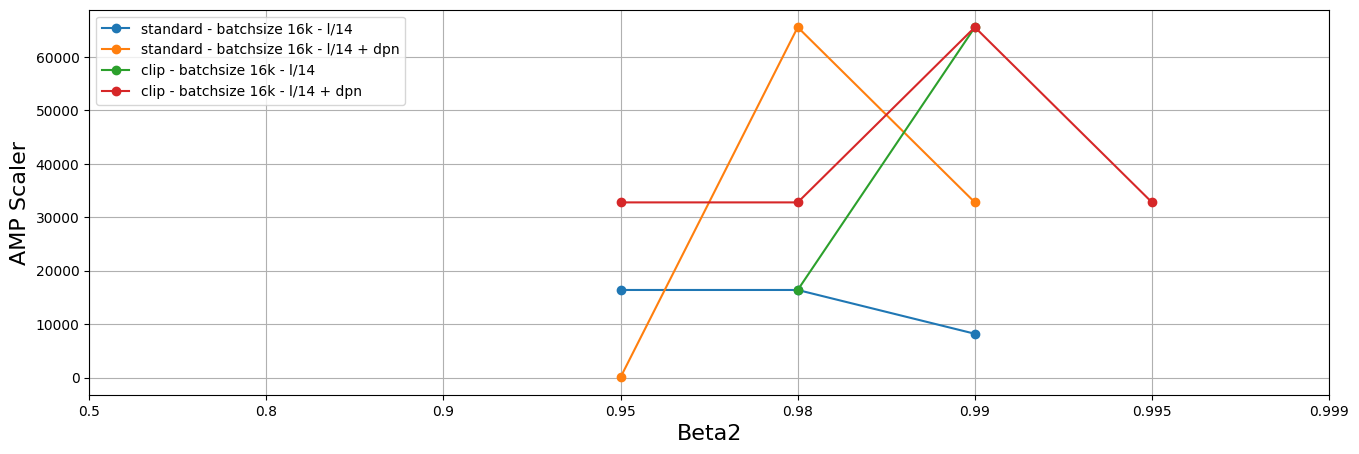

Here is the Python script that generated this plot:
import matplotlib.pyplot as plt
import pandas as pd
import numpy as np
import os

# from mpl_toolkits.axes_grid1.inset_locator import zoomed_inset_axes, mark_inset
# from mpl_toolkits.axes_grid1.anchored_artists import AnchoredSizeBar


modules = [
    # 'module.positional_embedding',
    # 'module.text_projection',
    # 'module.logit_scale',
    # 'module.visual.class_embedding',
    # 'module.visual.positional_embedding',
    # 'module.visual.proj',
    # 'module.visual.conv1.weight',
    # 'module.visual.conv1.weight',
    # 'module.visual.conv1.weight',
    # 'module.visual.ln_pre.weight',
    # 'module.visual.ln_pre.bias',
    # 'module.visual.transformer.resblocks.0.ln_1.weight',
    # 'module.visual.transformer.resblocks.0.ln_1.bias',
    # 'module.visual.transformer.resblocks.0.attn.in_proj_weight',
    # 'module.visual.transformer.resblocks.0.attn.in_proj_bias',
    # 'module.visual.transformer.resblocks.0.attn.out_proj.weight',
    # 'module.visual.transformer.resblocks.0.attn.out_proj.bias',
    # 'module.visual.transformer.resblocks.0.ln_2.weight',
    # 'module.visual.transformer.resblocks.0.ln_2.bias',
    # 'module.visual.transformer.resblocks.0.mlp.c_fc.weight',
    # 'module.visual.transformer.resblocks.0.mlp.c_fc.bias',
    # 'module.visual.transformer.resblocks.0.mlp.c_proj.weight',
    # 'module.visual.transformer.resblocks.0.mlp.c_proj.bias',
    # 'module.visual.transformer.resblocks.10.ln_1.weight',
    # 'module.visual.transformer.resblocks.10.ln_1.bias',
    # 'module.visual.transformer.resblocks.10.attn.in_proj_weight',
    # 'module.visual.transformer.resblocks.10.attn.in_proj_bias',
    # 'module.visual.transformer.resblocks.10.attn.out_proj.weight',
    # 'module.visual.transformer.resblocks.10.attn.out_proj.bias',
    # 'module.visual.transformer.resblocks.10.ln_2.weight',
    # 'module.visual.transformer.resblocks.10.ln_2.bias',
    # 'module.visual.transformer.resblocks.10.mlp.c_fc.weight',
    # 'module.visual.transformer.resblocks.10.mlp.c_fc.bias',
    # 'module.visual.transformer.resblocks.10.mlp.c_proj.weight',
    # 'module.visual.transformer.resblocks.10.mlp.c_proj.bias',
    # 'module.visual.ln_post.weight',
    # 'module.visual.ln_post.bias',
    # 'module.token_embedding.weight',
    # 'module.ln_final.bias',
    # 'module.ln_final.weight',
]
cmap=plt.get_cmap('cool')
def get_metrics(filename):
    if not os.path.exists(filename):
        return -1
    f = open(filename, "r")
    c = f.read()
    good =[l for l in c.split("\n") if "imagenet-zero" in l]
    if len(good) != 1:
        return -1
    top5 = float(good[0].split("\t")[1].split(" ")[-1])
    top1 = float(good[0].split("\t")[0].split(" ")[-1])
    return top1

def proc(df, lim):
    df.drop(df[df[0] == 0].index[1:], axis=0, inplace=True)
    df.drop_duplicates(0, keep='last', inplace=True)
    if lim > 0:
        df = df[df[0] < lim]
    return df
if __name__ == '__main__':
    kernel_size = 40
    min_loss = 14
    max_scaler = 1
    log_level = 1  #+ len(modules)

    # NOTE: LOOK AT FEATURE STDDEV!

    file_list = []
    bsz = 4096*4
    file_list = [
        (f'customadamw-ViT-B-32-{bsz}-2e-3-0.8-v0', 0.8, cmap(1.), -1),
        (f'customadamw-ViT-B-32-{bsz}-2e-3-0.9-v0', 0.9, cmap(0.5), -1),
        (f'customadamw-ViT-B-32-{bsz}-2e-3-0.99-v0', 0.99, cmap(1.), -1),
    ]

    fig, axlist = plt.subplots(log_level, 1, figsize=(16, 5 * log_level))
    if log_level == 1:
        axlist = [axlist]

    axlabels = []

    #axins2 = zoomed_inset_axes(axlist[0], zoom=3, bbox_to_anchor=(1, 1))
    ax = axlist[-1]    

    for template, name, color in [

        (f'customadamw-amp-ViT-H-14-{16384}-2e-3-' + '{}-v1', 'standard - batchsize 16k - l/14', 'C0'),
        (f'customadamw-amp-ViTDP-H-14-{16384}-2e-3-' + '{}-v1', 'standard - batchsize 16k - l/14 + dpn', 'C1'),
        (f'clipadamw-amp-ViT-H-14-{16384}-2e-3-' + '{}-v1', 'clip - batchsize 16k - l/14', 'C2'),
        (f'clipadamw-amp-ViTDP-H-14-{16384}-2e-3-' + '{}-v1', 'clip - batchsize 16k - l/14 + dpn', 'C3'),


        # (f'customadamw-ViT-H-14-{16384}-2e-3-' + '{}-v1', 'standard - batchsize 16k - l/14', 'C0'),
        # (f'customadamw-ViTDP-H-14-{16384}-2e-3-' + '{}-v1', 'standard - batchsize 16k - l/14 + dpn', 'C1'),
        # (f'clipadamw-ViT-H-14-{16384}-2e-3-' + '{}-v1', 'clip - batchsize 16k - l/14', 'C2'),
        # (f'clipadamw-ViTDP-H-14-{16384}-2e-3-' + '{}-v1', 'clip - batchsize 16k - l/14 + dpn', 'C3'),


        # (f'customadamw-amp-ViT-L-14-{16384}-2e-3-' + '{}-v1', 'standard - batchsize 16k - l/14', 'C0'),
        # (f'customadamw-amp-ViTDP-L-14-{16384}-2e-3-' + '{}-v1', 'standard - batchsize 16k - l/14 + dpn', 'C1'),
        # (f'clipadamw-amp-ViT-L-14-{16384}-2e-3-' + '{}-v1', 'clip - batchsize 16k - l/14', 'C2'),
        # (f'clipadamw-amp-ViTDP-L-14-{16384}-2e-3-' + '{}-v1', 'clip - batchsize 16k - l/14 + dpn', 'C3'),


        # (f'customadamw-ViT-L-14-{16384}-2e-3-' + '{}-v1', 'standard - batchsize 16k - l/14', 'C0'),
        # (f'customadamw-ViTDP-L-14-{16384}-2e-3-' + '{}-v1', 'standard - batchsize 16k - l/14 + dpn', 'C1'),
        # (f'clipadamw-ViT-L-14-{16384}-2e-3-' + '{}-v1', 'clip - batchsize 16k - l/14', 'C2'),
        # (f'clipadamw-ViTDP-L-14-{16384}-2e-3-' + '{}-v1', 'clip - batchsize 16k - l/14 + dpn', 'C3'),


        # (f'customadamw-ViT-B-32-{16384}-2e-3-' + '{}-v0', 'standard - batchsize 16k - b/32', 'C0'),
        # (f'customadamw-ViTDP-B-32-{16384}-2e-3-' + '{}-v0', 'standard - batchsize 16k - b/32 + dpn', 'C1'),
        # (f'clipadamw-ViT-B-32-{16384}-2e-3-' + '{}-v0', 'clip - batchsize 16k - b/32', 'C2'),
        # (f'clipadamw-ViTDP-B-32-{16384}-2e-3-' + '{}-v0', 'clip - batchsize 16k - b/32 + dpn', 'C3'),

        # (f'customadamw-ViT-B-32-{16384}-1e-3-' + '{}-v0', 'standard - batchsize 16k - lr 1e-3', 'C1'),
        # (f'customadamw-ViT-B-32-{16384}-5e-4-' + '{}-v0', 'standard - batchsize 16k - lr 5e-4', 'C2'),
        #(f'customadamw-ViT-B-32-{16384*4*4}-2e-3-' + '{}-v0', 'standard - batchsize 64k', 'C1')
        #(f'clipadamw-ViT-B-32-{16384}-2e-3-' + '{}-v0', 'clipping - batchsize 64k', 'C2'),
        #(f'customadamw-ViTDP-B-32-{16384*4}-2e-3-' + '{}-v0', 'patchnorm - batchsize 64k', 'C3'),
        # (f'customadamw-0.95-ViT-B-32-{16384}-2e-3-' + '{}-v0', 'momentum 0.95 - batchsize 16k', 'C4'),
        # (f'customadamw-0.98-ViT-B-32-{16384}-2e-3-' + '{}-v0', 'momentum 0.98 - batchsize 16k', 'C5'),
        # (f'customadamw-0.99-ViT-B-32-{16384}-2e-3-' + '{}-v0', 'momentum 0.99 - batchsize 16k', 'C6'),
        #(f'customadamw0.99-ViT-B-32-{16384}-2e-3-' + '{}-v0', 'standard - batchsize 16k', 'C7'),
        #(f'customadamw-gradclip2-ViT-B-32-16384-2e-3-' + '{}-v0', 'gc - batchsize 16k', 'C1'),
    ]:
            
        xs, ys, ysmin = [], [], []
        allb2s = [0.5, 0.8, 0.9, 0.95, 0.98, 0.99, 0.995, 0.999]
        for j, beta2 in enumerate(allb2s):
            fname = f'/fsx/home-mitchellw/experimetns/opt/{template.format(beta2)}/data/0/amp.csv'

            if not os.path.exists(fname):
                continue
            df = pd.read_csv(fname, names=list(range(2)))
            if len(df) == 0:
                continue
            top1 = df[1].values[-1]
            top1min = df[1].min()

            if top1 > 0:
                xs.append(j)
                ys.append(top1)
                ysmin.append(top1min)
        
        # mean_ys = np.mean(ys)
        # ax.plot(xs, [y - mean_ys for y in ys], marker='o', color=color, label=name)
        ax.plot(xs, ys, marker='o', color=color, label=name)
        #ax.plot(xs, ysmin, marker='o', color=color, label=name, linestyle='--')

    ax.set_xticks([j for j, _ in enumerate(allb2s)])
    ax.set_xticklabels(allb2s)
    ax.set_xlabel('Beta2', fontsize=16)
    ax.set_ylabel('AMP Scaler', fontsize=16)
    ax.legend()
    ax.grid()


    plt.savefig('/admin/home-mitchellw/forks/open_clip_fork/plots/just_amp.png', bbox_inches='tight')



"""

0    stepd,
1    p.pow(2).mean().item(), #'weight_means'
2    p.pow(2).std().item(), # 'weight_std'
3    p.pow(2).max().item(), # 'weight_max'
4    p.grad.pow(2).mean().item(), #'grad sq mean'
5    p.grad.pow(2).std().item(), # 'grad sq std'
6    p.grad.pow(2).max().item(), # 'grad sq max'
7    optimizer.state[p]['exp_avg'].pow(2).mean().item(), #'v_means'
8    optimizer.state[p]['exp_avg'].pow(2).std().item(), # 'v_std'
9    optimizer.state[p]['exp_avg'].pow(2).max().item(), # 'v_max'
10    optimizer.state[p]['exp_avg_sq'].mean().item(), #'u_means'
11    optimizer.state[p]['exp_avg_sq'].std().item(), # 'u_std'
12    optimizer.state[p]['exp_avg_sq'].max().item(), # 'u_max'
13    optimizer.state[p]['exp_avg_sq'].min().item(), # 'u_min
14    optimizer.state[p]['rms_mean'],
15    optimizer.state[p]['rms_std'],
16    optimizer.state[p]['rms_min'],
17    optimizer.state[p]['rms_max'],
18    optimizer.state[p]['rms_sq_d1'],
19    optimizer.state[p]['rms_d1'],
20    optimizer.state[p]['numel'],
21    optimizer.state[p]['relu'],
22    optimizer.state[p]['beta2hat'],
"""